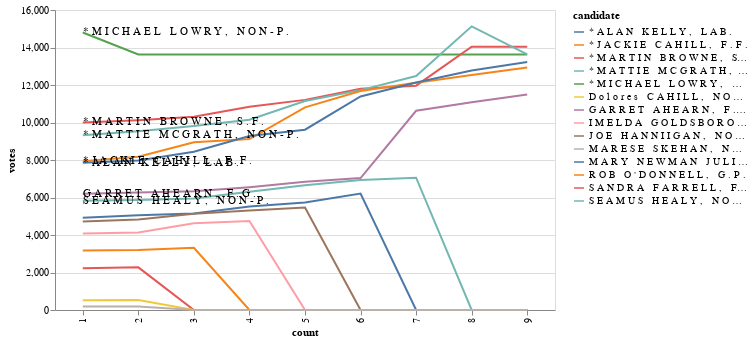

Notebook code cell kept with this figure:
### Code cell
charter(count_details)

### Figure 1 — Vega-Lite specification as saved in the notebook (floating-point values rounded to 4 significant figures)
{"config": {"view": {"continuousWidth": 400, "continuousHeight": 300}}, "layer": [{"data": {"name": "data-82d591e8c52de5ff124343f2a43d721f"}, "mark": "line", "encoding": {"color": {"field": "candidate", "type": "nominal"}, "tooltip": [{"field": "candidate", "type": "nominal"}, {"field": "count", "type": "quantitative"}, {"field": "votes", "type": "quantitative"}], "x": {"field": "count", "type": "ordinal"}, "y": {"field": "votes", "type": "quantitative"}}, "width": 500}, {"data": {"name": "data-ddb553c6c80716349373dbcf529c1e89"}, "mark": {"type": "text", "align": "left"}, "encoding": {"text": {"field": "candidate", "type": "nominal"}, "x": {"field": "count", "type": "ordinal"}, "y": {"field": "votes", "type": "quantitative"}}}], "$schema": "https://vega.github.io/schema/vega-lite/v4.17.0.json", "datasets": {"data-82d591e8c52de5ff124343f2a43d721f": [{"candidate": "* M I C H A E L   L O W R Y ,   N O N - P .", "count": 1, "votes": 14802}, {"candidate": "* M I C H A E L   L O W R Y ,   N O N - P .", "count": 2, "votes": 13632}, {"candidate": "* M I C H A E L   L O W R Y ,   N O N - P .", "count": 3, "votes": 13632}, {"candidate": "* M I C H A E L   L O W R Y ,   N O N - P .", "count": 4, "votes": 13632}, {"candidate": "* M I C H A E L   L O W R Y ,   N O N - P .", "count": 5, "votes": 13632}, {"candidate": "* M I C H A E L   L O W R Y ,   N O N - P .", "count": 6, "votes": 13632}, {"candidate": "* M I C H A E L   L O W R Y ,   N O N - P .", "count": 7, "votes": 13632}, {"candidate": "* M I C H A E L   L O W R Y ,   N O N - P .", "count": 8, "votes": 13632}, {"candidate": "* M I C H A E L   L O W R Y ,   N O N - P .", "count": 9, "votes": 13632}, {"candidate": "* M A R T I N   B R O W N E ,   S . F .", "count": 1, "votes": 10004}, {"candidate": "* M A R T I N   B R O W N E ,   S . F .", "count": 2, "votes": 10126}, {"candidate": "* M A R T I N   B R O W N E ,   S . F .", "count": 3, "votes": 10304}, {"candidate": "* M A R T I N   B R O W N E ,   S . F .", "count": 4, "votes": 10834}, {"candidate": "* M A R T I N   B R O W N E ,   S . F .", "count": 5, "votes": 11207}, {"candidate": "* M A R T I N   B R O W N E ,   S . F .", "count": 6, "votes": 11805}, {"candidate": "* M A R T I N   B R O W N E ,   S . F .", "count": 7, "votes": 11964}, {"candidate": "* M A R T I N   B R O W N E ,   S . F .", "count": 8, "votes": 14046}, {"candidate": "* M A R T I N   B R O W N E ,   S . F .", "count": 9, "votes": 14046}, {"candidate": "* M A T T I E   M C G R A T H ,   N O N - P .", "count": 1, "votes": 9321}, {"candidate": "* M A T T I E   M C G R A T H ,   N O N - P .", "count": 2, "votes": 9533}, {"candidate": "* M A T T I E   M C G R A T H ,   N O N - P .", "count": 3, "votes": 9815}, {"candidate": "* M A T T I E   M C G R A T H ,   N O N - P .", "count": 4, "votes": 10152}, {"candidate": "* M A T T I E   M C G R A T H ,   N O N - P .", "count": 5, "votes": 11147}, {"candidate": "* M A T T I E   M C G R A T H ,   N O N - P .", "count": 6, "votes": 11727}, {"candidate": "* M A T T I E   M C G R A T H ,   N O N - P .", "count": 7, "votes": 12478}, {"candidate": "* M A T T I E   M C G R A T H ,   N O N - P .", "count": 8, "votes": 15127}, {"candidate": "* M A T T I E   M C G R A T H ,   N O N - P .", "count": 9, "votes": 13632}, {"candidate": "* J A C K I E   C A H I L L ,   F . F .", "count": 1, "votes": 7940}, {"candidate": "* J A C K I E   C A H I L L ,   F . F .", "count": 2, "votes": 8171}, {"candidate": "* J A C K I E   C A H I L L ,   F . F .", "count": 3, "votes": 8948}, {"candidate": "* J A C K I E   C A H I L L ,   F . F .", "count": 4, "votes": 9114}, {"candidate": "* J A C K I E   C A H I L L ,   F . F .", "count": 5, "votes": 10809}, {"candidate": "* J A C K I E   C A H I L L ,   F . F .", "count": 6, "votes": 11684}, {"candidate": "* J A C K I E   C A H I L L ,   F . F .", "count": 7, "votes": 12118}, {"candidate": "* J A C K I E   C A H I L L ,   F . F .", "count": 8, "votes": 12535}, {"candidate": "* J A C K I E   C A H I L L ,   F . F .", "count": 9, "votes": 12939}, {"candidate": "* A L A N   K E L L Y ,   L A B .", "count": 1, "votes": 7857}, {"candidate": "* A L A N   K E L L Y ,   L A B .", "count": 2, "votes": 7979}, {"candidate": "* A L A N   K E L L Y ,   L A B .", "count": 3, "votes": 8445}, {"candidate": "* A L A N   K E L L Y ,   L A B .", "count": 4, "votes": 9282}, {"candidate": "* A L A N   K E L L Y ,   L A B .", "count": 5, "votes": 9618}, {"candidate": "* A L A N   K E L L Y ,   L A B .", "count": 6, "votes": 11390}, {"candidate": "* A L A N   K E L L Y ,   L A B .", "count": 7, "votes": 12135}, {"candidate": "* A L A N   K E L L Y ,   L A B .", "count": 8, "votes": 12773}, {"candidate": "* A L A N   K E L L Y ,   L A B .", "count": 9, "votes": 13222}, {"candidate": "G A R R E T   A H E A R N ,   F . G .", "count": 1, "votes": 6206}, {"candidate": "G A R R E T   A H E A R N ,   F . G .", "count": 2, "votes": 6273}, {"candidate": "G A R R E T   A H E A R N ,   F . G .", "count": 3, "votes": 6327}, {"candidate": "G A R R E T   A H E A R N ,   F . G .", "count": 4, "votes": 6553}, {"candidate": "G A R R E T   A H E A R N ,   F . G .", "count": 5, "votes": 6837}, {"candidate": "G A R R E T   A H E A R N ,   F . G .", "count": 6, "votes": 7034}, {"candidate": "G A R R E T   A H E A R N ,   F . G .", "count": 7, "votes": 10626}, {"candidate": "G A R R E T   A H E A R N ,   F . G .", "count": 8, "votes": 11086}, {"candidate": "G A R R E T   A H E A R N ,   F . G .", "count": 9, "votes": 11499}, {"candidate": "S E A M U S   H E A L Y ,   N O N - P .", "count": 1, "votes": 5829}, {"candidate": "S E A M U S   H E A L Y ,   N O N - P .", "count": 2, "votes": 5866}, {"candidate": "S E A M U S   H E A L Y ,   N O N - P .", "count": 3, "votes": 5950}, {"candidate": "S E A M U S   H E A L Y ,   N O N - P .", "count": 4, "votes": 6306}, {"candidate": "S E A M U S   H E A L Y ,   N O N - P .", "count": 5, "votes": 6656}, {"candidate": "S E A M U S   H E A L Y ,   N O N - P .", "count": 6, "votes": 6936}, {"candidate": "S E A M U S   H E A L Y ,   N O N - P .", "count": 7, "votes": 7058}, {"candidate": "S E A M U S   H E A L Y ,   N O N - P .", "count": 8, "votes": 0}, {"candidate": "S E A M U S   H E A L Y ,   N O N - P .", "count": 9, "votes": 0}, {"candidate": "M A R Y   N E W M A N   J U L I A N , ,   F . G .", "count": 1, "votes": 4926}, {"candidate": "M A R Y   N E W M A N   J U L I A N , ,   F . G .", "count": 2, "votes": 5054}, {"candidate": "M A R Y   N E W M A N   J U L I A N , ,   F . G .", "count": 3, "votes": 5149}, {"candidate": "M A R Y   N E W M A N   J U L I A N , ,   F . G .", "count": 4, "votes": 5518}, {"candidate": "M A R Y   N E W M A N   J U L I A N , ,   F . G .", "count": 5, "votes": 5730}, {"candidate": "M A R Y   N E W M A N   J U L I A N , ,   F . G .", "count": 6, "votes": 6206}, {"candidate": "M A R Y   N E W M A N   J U L I A N , ,   F . G .", "count": 7, "votes": 0}, {"candidate": "M A R Y   N E W M A N   J U L I A N , ,   F . G .", "count": 8, "votes": 0}, {"candidate": "M A R Y   N E W M A N   J U L I A N , ,   F . G .", "count": 9, "votes": 0}, {"candidate": "J O E   H A N N I I G A N ,   N O N - P .", "count": 1, "votes": 4715}, {"candidate": "J O E   H A N N I I G A N ,   N O N - P .", "count": 2, "votes": 4826}, {"candidate": "J O E   H A N N I I G A N ,   N O N - P .", "count": 3, "votes": 5133}, {"candidate": "J O E   H A N N I I G A N ,   N O N - P .", "count": 4, "votes": 5313}, {"candidate": "J O E   H A N N I I G A N ,   N O N - P .", "count": 5, "votes": 5461}, {"candidate": "J O E   H A N N I I G A N ,   N O N - P .", "count": 6, "votes": 0}, {"candidate": "J O E   H A N N I I G A N ,   N O N - P .", "count": 7, "votes": 0}, {"candidate": "J O E   H A N N I I G A N ,   N O N - P .", "count": 8, "votes": 0}, {"candidate": "J O E   H A N N I I G A N ,   N O N - P .", "count": 9, "votes": 0}, {"candidate": "I M E L D A   G O L D S B O R O ,   F . F .", "count": 1, "votes": 4082}, {"candidate": "I M E L D A   G O L D S B O R O ,   F . F .", "count": 2, "votes": 4139}, {"candidate": "I M E L D A   G O L D S B O R O ,   F . F .", "count": 3, "votes": 4631}, {"candidate": "I M E L D A   G O L D S B O R O ,   F . F .", "count": 4, "votes": 4749}, {"candidate": "I M E L D A   G O L D S B O R O ,   F . F .", "count": 5, "votes": 0}, {"candidate": "I M E L D A   G O L D S B O R O ,   F . F .", "count": 6, "votes": 0}, {"candidate": "I M E L D A   G O L D S B O R O ,   F . F .", "count": 7, "votes": 0}, {"candidate": "I M E L D A   G O L D S B O R O ,   F . F .", "count": 8, "votes": 0}, {"candidate": "I M E L D A   G O L D S B O R O ,   F . F .", "count": 9, "votes": 0}, {"candidate": "R O B   O ' D O N N E L L ,   G . P .", "count": 1, "votes": 3170}, {"candidate": "R O B   O ' D O N N E L L ,   G . P .", "count": 2, "votes": 3201}, {"candidate": "R O B   O ' D O N N E L L ,   G . P .", "count": 3, "votes": 3315}, {"candidate": "R O B   O ' D O N N E L L ,   G . P .", "count": 4, "votes": 0}, {"candidate": "R O B   O ' D O N N E L L ,   G . P .", "count": 5, "votes": 0}, {"candidate": "R O B   O ' D O N N E L L ,   G . P .", "count": 6, "votes": 0}, {"candidate": "R O B   O ' D O N N E L L ,   G . P .", "count": 7, "votes": 0}, {"candidate": "R O B   O ' D O N N E L L ,   G . P .", "count": 8, "votes": 0}, {"candidate": "R O B   O ' D O N N E L L ,   G . P .", "count": 9, "votes": 0}, {"candidate": "S A N D R A   F A R R E L L ,   F . F .", "count": 1, "votes": 2233}, {"candidate": "S A N D R A   F A R R E L L ,   F . F .", "count": 2, "votes": 2275}, {"candidate": "S A N D R A   F A R R E L L ,   F . F .", "count": 3, "votes": 0}, {"candidate": "S A N D R A   F A R R E L L ,   F . F .", "count": 4, "votes": 0}, {"candidate": "S A N D R A   F A R R E L L ,   F . F .", "count": 5, "votes": 0}, {"candidate": "S A N D R A   F A R R E L L ,   F . F .", "count": 6, "votes": 0}, {"candidate": "S A N D R A   F A R R E L L ,   F . F .", "count": 7, "votes": 0}, {"candidate": "S A N D R A   F A R R E L L ,   F . F .", "count": 8, "votes": 0}, {"candidate": "S A N D R A   F A R R E L L ,   F . F .", "count": 9, "votes": 0}, {"candidate": "D o l o r e s   C A H I L L ,   N O N - P .", "count": 1, "votes": 521}, {"candidate": "D o l o r e s   C A H I L L ,   N O N - P .", "count": 2, "votes": 527}, {"candidate": "D o l o r e s   C A H I L L ,   N O N - P .", "count": 3, "votes": 0}, {"candidate": "D o l o r e s   C A H I L L ,   N O N - P .", "count": 4, "votes": 0}, {"candidate": "D o l o r e s   C A H I L L ,   N O N - P .", "count": 5, "votes": 0}, {"candidate": "D o l o r e s   C A H I L L ,   N O N - P .", "count": 6, "votes": 0}, {"candidate": "D o l o r e s   C A H I L L ,   N O N - P .", "count": 7, "votes": 0}, {"candidate": "D o l o r e s   C A H I L L ,   N O N - P .", "count": 8, "votes": 0}, {"candidate": "D o l o r e s   C A H I L L ,   N O N - P .", "count": 9, "votes": 0}, {"candidate": "M A R E S E   S K E H A N ,   N O N - P .", "count": 1, "votes": 182}, {"candidate": "M A R E S E   S K E H A N ,   N O N - P .", "count": 2, "votes": 186}, {"candidate": "M A R E S E   S K E H A N ,   N O N - P .", "count": 3, "votes": 0}, {"candidate": "M A R E S E   S K E H A N ,   N O N - P .", "count": 4, "votes": 0}, {"candidate": "M A R E S E   S K E H A N ,   N O N - P .", "count": 5, "votes": 0}, {"candidate": "M A R E S E   S K E H A N ,   N O N - P .", "count": 6, "votes": 0}, {"candidate": "M A R E S E   S K E H A N ,   N O N - P .", "count": 7, "votes": 0}, {"candidate": "M A R E S E   S K E H A N ,   N O N - P .", "count": 8, "votes": 0}, {"candidate": "M A R E S E   S K E H A N ,   N O N - P .", "count": 9, "votes": 0}], "data-ddb553c6c80716349373dbcf529c1e89": [{"candidate": "* M I C H A E L   L O W R Y ,   N O N - P .", "count": 1, "votes": 14802}, {"candidate": "* M A R T I N   B R O W N E ,   S . F .", "count": 1, "votes": 10004}, {"candidate": "* M A T T I E   M C G R A T H ,   N O N - P .", "count": 1, "votes": 9321}, {"candidate": "* J A C K I E   C A H I L L ,   F . F .", "count": 1, "votes": 7940}, {"candidate": "* A L A N   K E L L Y ,   L A B .", "count": 1, "votes": 7857}, {"candidate": "G A R R E T   A H E A R N ,   F . G .", "count": 1, "votes": 6206}, {"candidate": "S E A M U S   H E A L Y ,   N O N - P .", "count": 1, "votes": 5829}]}}
